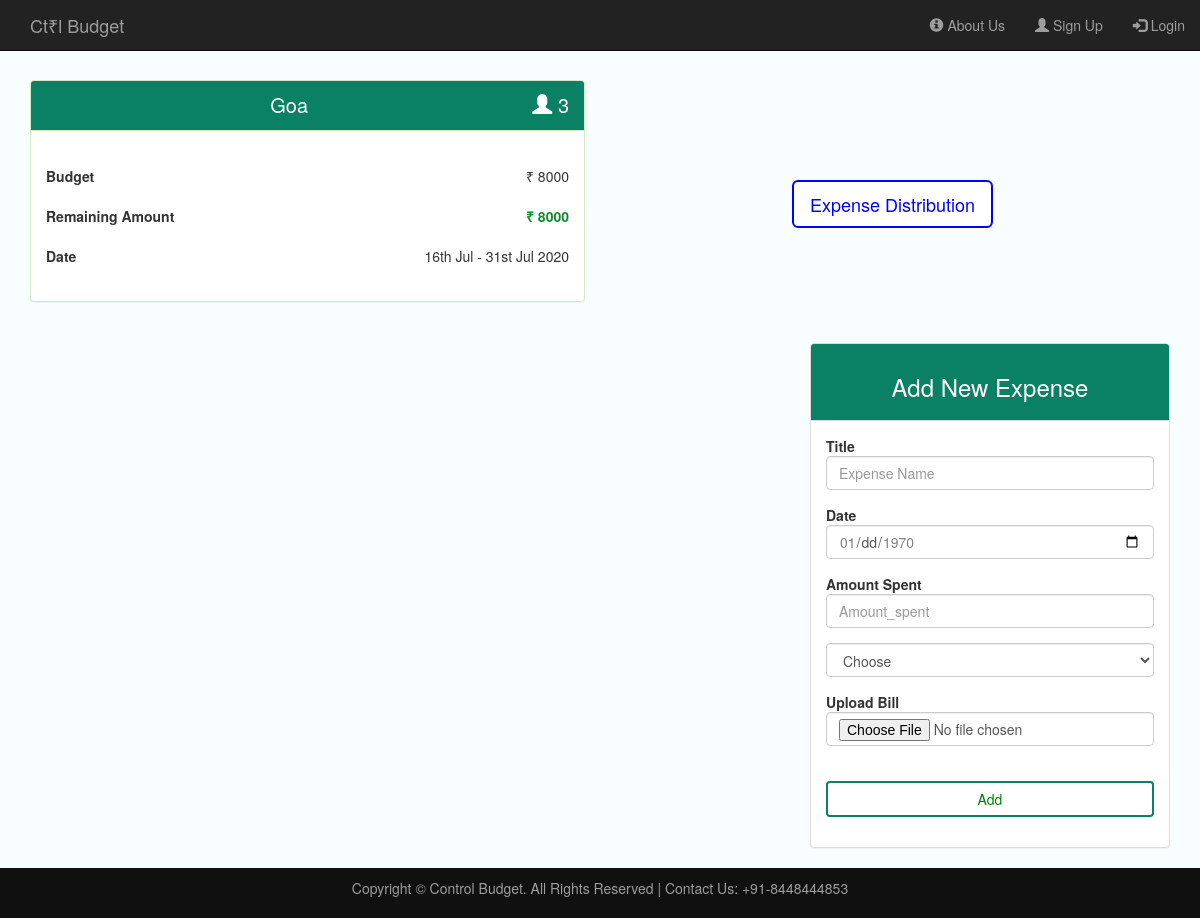
The page /view_plan.php?id=2 on the database its author committed.
### tables this page shows
CREATE TABLE IF NOT EXISTS `plan` (
  `id` int(11) NOT NULL AUTO_INCREMENT,
  `title_trip` varchar(255) DEFAULT NULL,
  `_from` date DEFAULT NULL,
  `_to` date DEFAULT NULL,
  `ibudget` int(11) DEFAULT NULL,
  `no_of_people` int(11) DEFAULT NULL,
  `name_of_person` longtext,
  `user_id` int(11) DEFAULT NULL,
  PRIMARY KEY (`id`)
);

### view_plan.php (the view, shortened to what this page needs)
<?php
require 'common.php';
?>
<!DOCTYPE html>
<html>
    <head>
        <link rel="stylesheet" href="https://maxcdn.bootstrapcdn.com/bootstrap/3.3.7/css/bootstrap.min.css" >
        <link rel="stylesheet" href="style.css" type="text/css">
    </head>
    <body>
        <?php
        include 'header.php';
        ?>
        <div class="bg">
            <div class="container">
                <br>
                <br>
                <br>
                <br>
                <div class="row">
                    <div class="col-xs-12 col-md-6">
                        <?php
                        $user_id = $_SESSION['user_id'];
                        $ids = mysqli_real_escape_string($con, $_GET['id']);
                        $idpass = mysqli_real_escape_string($con, $_GET['idp']);
                        $select_query = "SELECT * FROM plan WHERE plan.id='$ids'";
                        $select_query_result = mysqli_query($con, $select_query)or die(mysqli_error($con));
                        $row = mysqli_fetch_array($select_query_result);
                        $remaining_amount = 0;
                        ?>
                        <div class="panel panel-success">
                            <div class="panel-heading">
                                <center>
                                    <?php
                                    $nam = $row['title_trip'];
                                    echo $nam;
                                    ?>
                                    <div class="right">
                                        <span class="glyphicon glyphicon-user"></span><?php echo" " . $row['no_of_people']; ?>
                                    </div>
                                </center>
                            </div>
                            <div class="panel-body">
                                <br>
                                <b> Budget  </b>
                                <div class="right">
                                    &#8377  <?php echo $row['ibudget']; ?>
                                </div>
                                <br>
                                <br>
                                <b> Remaining Amount  </b>
                                <div class="right">
                                    <?php
                                    $remaining_amount1 = $row['ibudget'] - $remaining_amount;
                                    if ($remaining_amount1 > 0) {
                                        ?>
                                        <b class="g">  &#8377 <?php echo $remaining_amount1; ?></b>
                                        <?php
                                    } else if ($remaining_amount1 < 0) {
                                        ?>
                                        <b class="r"> Overspent by &#8377 <?php echo $remaining_amount1; ?></b>
                                        <?php
                                    } else {
                                        ?>
                                        <b class="b"> &#8377 <?php echo $remaining_amount1; ?></b>
                                        <?php
                                    }
                                    ?>
                                </div>
                                <br>
                                <br>
                                <b>Date</b>
                                <div class="right">
                                    <?php echo date('dS M', strtotime($row['_from'])) . " - " . date('dS M Y', strtotime($row['_to'])); ?>
                                    <br>
                                    <br>
                                </div>
                            </div>
                        </div>
                    </div>
                    <div class="col-xs-12 col-md-6">
                        <br>
                        <br>
                        <br>
                        <br>
                        <br>
                        <center>
                            <form method="POST" action="expense_distribution.php?idp=<?php echo $idpass ?>">
                                <div class="form-group">
                                    <button type="submit" name="submit" class="button2 btn-lg">Expense Distribution</button>
                                </div>
                            </form>
                            <br>
                            <br>
                            <br>
                            <br>
                            <br>
                        </center>
                    </div>
                    <br>
                    <div class="col-xs-12 col-md-8">
                    </div>
                    <div class="col-xs-12 col-md-4">
                        <div class="panel panel-default">
                            <div class="panel-heading">
                                <center>
                                    <h3> Add New Expense</h3>
                                </center>
                            </div>
                            <div class="panel-body">
                                <form method="POST" enctype="multipart/form-data" action="add_expense.php?iplan=<?php echo $idpass ?>&id=<?php echo $ids ?>">
                                    <div class="form-group">
                                        <lable for="title_expense"><b>Title</b></lable>
                                        <input type="text" class="form-control" placeholder="Expense Name" name="title_expense" required="true">
                                        <?php
                                        $select_query = "SELECT * FROM plan WHERE plan.id='$ids'AND plan.user_id='$user_id'";
                                        $select_query_result = mysqli_query($con, $select_query)or die(mysqli_error($con));
                                        $row = mysqli_fetch_array($select_query_result);
                                        $fro = date('Y-m-d', strtotime($row['_from']));
                                        $too = date('Y-m-d', strtotime($row['_to']));
                                        ?>
                                    </div>
                                    <div class="form-group">
                                        <lable for="date_of_expense"><b>Date</b></lable>
                                        <input  type="date" class="form-control" placeholder="dd/mm/yyyy" name="date_of_expense"  min="<?php echo$fro ?>" max="<?php echo$too; ?>" required="true">
                                    </div>
                                    <div class="form-group">
                                        <lable for="amount_spent"><b>Amount Spent</b></lable>
                                        <input type="number" class="form-control" placeholder="Amount_spent" name="amount_spent" min="0" required="true">
                                    </div>
                                    <div class="form-group">
                                        <select class="form-control" name="by_whom" required="true">
                                            <option disabled value="" selected>Choose</option>
                                        </select>
                                    </div>
                                    <div class="form-group">
                                        <lable for="bill"><b>Upload Bill</b></lable>
                                        <input type="file" class="form-control" placeholder="choose file" name="uploadedimage">
                                    </div>
                                    <div class="form-group">
                                        <button type="submit" name="submit" class="btn button1 btn-block "> Add </button>
                                    </div>
                                </form>
                            </div>
                        </div>
                    </div>
                </div>
            </div>
        </div>
        <?php
        include 'footer.php';
        ?>
    </body>
</html>

### style.css (style rules this page uses)
html,body { height: 100%; }
lable { user-select:none; }
.bg { background-color:rgb(248,254,255); min-height: 610px; }
.button1 { background-color: white; color: green; border: 2px solid #0a8065; }
.right { float: right; }
.button2 { background-color: white; color: blue; border: 2px solid blue; }
.g { color:#0a902b; }
.panel-heading { font-size: 20px; background-color:#0a8065 !important; color:white !important; }

### rows shown on the page
plan: title_trip "Goa", no_of_people "3", ibudget "8000", _from "16th Jul", _to "31st Jul 2020"
